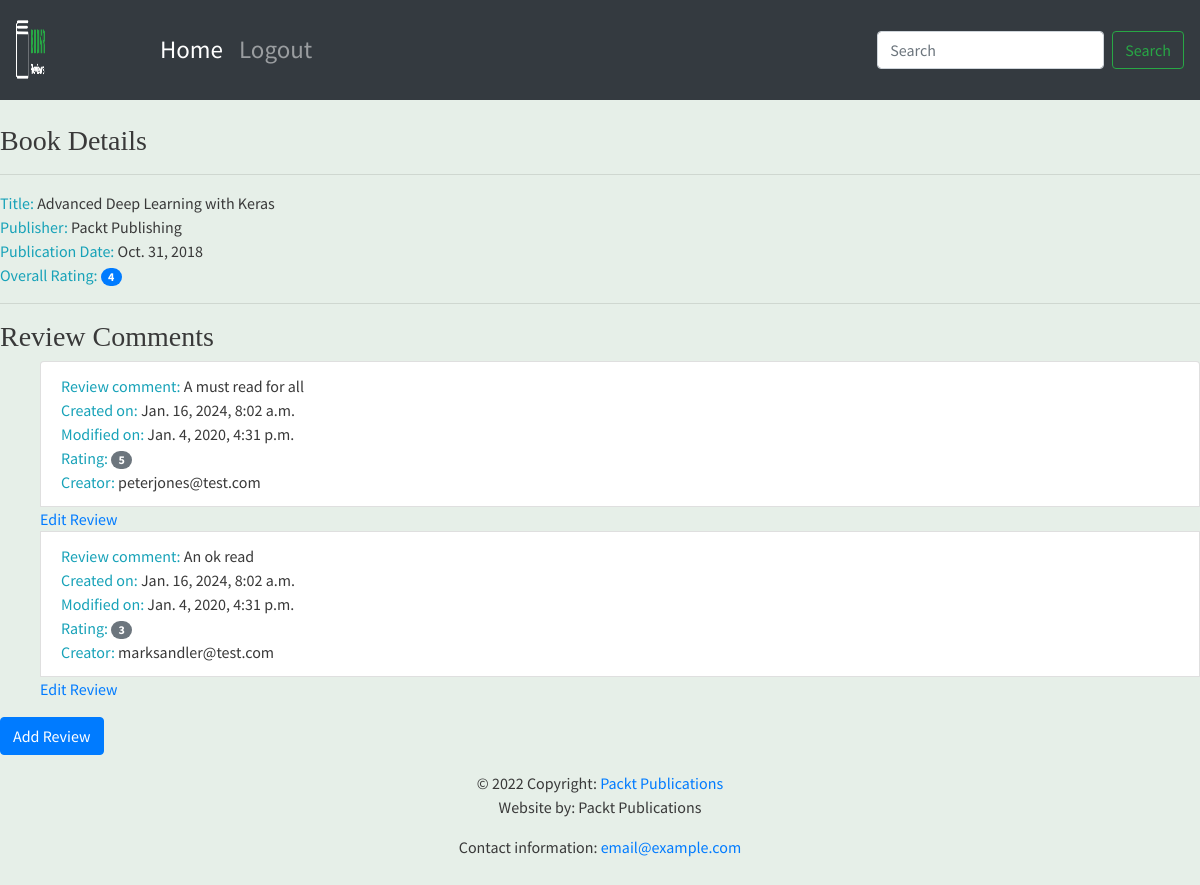
Page /books/1/ on the committed database.
### reviews/models.py (models this page shows, shortened)
class Book(models.Model):
    objects = None
    title = models.CharField(max_length=70, help_text="The title of the book.")
    publication_date = models.DateField(verbose_name="Date the book was published.")
    isbn = models.CharField(max_length=20, verbose_name="ISBN number of the book.")
    publisher = models.ForeignKey(Publisher, on_delete=models.CASCADE)
    contributors = models.ManyToManyField('Contributor', through="BookContributor")
    cover = models.ImageField(null=True, blank=True, upload_to="book_covers/")
    sample = models.FileField(null=True, blank=True, upload_to="book_samples/")

class Publisher(models.Model):
    name = models.CharField(max_length=50, help_text="The name of the Publisher.")
    website = models.URLField(help_text="The Publisher's website.")
    email = models.EmailField(help_text="The Publisher's email address.")
    def __str__(self):
        return self.name

class Review(models.Model):
    objects = None
    content = models.TextField(help_text="The Review text.")
    rating = models.IntegerField(help_text="The rating the reviewer has given.")
    date_created = models.DateTimeField(
        auto_now_add=True,
        help_text="The date and time the review was created.")
    date_edited = models.DateTimeField(
        null=True,
        help_text="The date and time the review was last edited.")
    creator = models.ForeignKey(
        auth.get_user_model(),
        on_delete=models.CASCADE)
    book = models.ForeignKey(
        Book,
        on_delete=models.CASCADE,
        help_text="The Book that this review is for.")

### reviews/views.py (the view)
# urls.py: path('books/<int:id>/', views.book_detail, name='book_detail'),
def book_detail(request, id):
    book = get_object_or_404(Book, pk=id)
    reviews = book.review_set.all()
    if reviews:
        book_rating = average_rating([review.rating for review in reviews])
        context = {"book": book, "book_rating": book_rating, "reviews": reviews}
    else:
        context = {"book": book, "book_rating": None, "reviews": None}
    return render(request, "reviews/book_detail.html", context)

### reviews/utils.py (called while the page is built)
def average_rating(rating_list):
 if not rating_list:
  return 0
 return round(sum(rating_list) / len(rating_list))

### reviews/templates/reviews/book_detail.html
{% extends 'reviews/base.html' %}
{% block content %}
      <br>
      <h3>Book Details</h3>
      <hr>
      <span class="text-info">Title: </span> <span>{{ book.title }}</span>
      <br>
      <span class="text-info">Publisher: </span><span>{{ book.publisher }}</span>
      <br>
      <span class="text-info">Publication Date: </span><span>{{ book.publication_date }}</span>
      <br>
      {% if not reviews %}
            <hr>
            <h3>Be the first one to write a review.</h3>
      {% else %}
            <span class="text-info">Overall Rating: </span><span class="badge badge-primary badge-pill">{{ book_rating }}</span>
            <br>
            <hr>
            <h3>Review Comments</h3>
            <ul>
            {% for review in reviews %}
                  <li class="list-group-item">
                        <span class="text-info">Review comment: </span> <span>{{ review.content }}</span>
                        <br>
                        <span class="text-info">Created on: </span><span>{{ review.date_created }}</span>
                        <br>
                        <span class="text-info">Modified on: </span><span>{{ review.date_edited }}</span>
                        <br>
                        <span class="text-info">Rating: </span><span class="badge badge-secondary badge-pill">{{ review.rating }}</span>
                        <br>
                        <span class="text-info">Creator: </span><span>{{ review.creator.username }}</span>
                        <br>
                  </li>
                  <a href="{% url 'review_edit' book.pk review.pk %}">Edit Review</a>
            {% endfor %}
            </ul>
      {% endif %}
      <a class="btn btn-primary" href="{% url 'review_create' book.pk %}">Add Review</a>
{% endblock %}

### reviews/templates/reviews/base.html
{% extends 'base.html' %}
{% load static %}
{% block brand %}<img style="width: 25%" src="{% static 'reviews/logo.png' %}">
{% endblock %}

### templates/base.html (shortened to what this page needs)
<!doctype html>
{% load static %}
<html lang="en">
  <head>
    <link rel="stylesheet" href="https://stackpath.bootstrapcdn.com/bootstrap/4.4.1/css/bootstrap.min.css">
    <link rel="stylesheet" href="https://cdnjs.cloudflare.com/ajax/libs/font-awesome/4.7.0/css/font-awesome.min.css">
    <link rel="stylesheet" href="{% static 'main.css' %}">
  </head>
  <body>
        <nav class="navbar navbar-expand-sm navbar-dark bg-dark sticky-top">
          <a class="navbar-brand" href="/">{% block brand %}<img src="{% static 'logo.png' %}">{% endblock %}</a>
          <div class="collapse navbar-collapse" id="navbarSupportedContent">
            <ul class="navbar-nav mr-auto">
              <li class="nav-item active">
                <a class="nav-link" href="/books/">Home <span class="sr-only">(current)</span></a>
              </li>
              <li class="nav-item">
                <a class="nav-link" href="#">Logout</a>
              </li>
            </ul>
            <form action="{% url 'book_search' %}" class="form-inline my-2 my-lg-0">
              <input class="form-control mr-sm-2" type="search" placeholder="Search" aria-label="Search" name="search" value="{{ search_text }}" minlength="3">
              <button class="btn btn-outline-success my-2 my-sm-0" type="submit">Search</button>
            </form>
          </div>
        </nav>
         {% block content %}{% endblock %}
  <footer class="page-footer font-small blue">
    <div class="footer-copyright text-center py-3">&copy; 2022 Copyright:
      <a href="https://www.packtpub.com"> Packt Publications</a>
      <p>Website by: Packt Publications</p>
      <p>Contact information: <a href="mailto:email@example.com">email@example.com</a></p>
    </div>
  </footer>
  </body>
</html>

### static/main.css (style rules this page uses)
.navbar { min-height: 100px; font-size: 25px; }
.navbar-brand { font-size: 25px; }
.navbar-brand > img { height: 60px; }
body { font-family: 'Source Sans Pro', sans-serif; background-color: #e6efe8; color: #393939; }
h1, h2, h3, h4, h5, h6 { font-family: 'Libre Baskerville', serif; }

### rows in the picture
Book: title "Advanced Deep Learning with Keras", publisher "Packt Publishing", publication_date "Oct. 31, 2018"
Review: content "A must read for all", date_created "Jan. 16, 2024, 8:02 a.m.", date_edited "Jan. 4, 2020, 4:31 p.m.", rating "5", creator.username "peterjones@test.com"
Review: content "An ok read", date_created "Jan. 16, 2024, 8:02 a.m.", date_edited "Jan. 4, 2020, 4:31 p.m.", rating "3", creator.username "marksandler@test.com"

### other values in the picture
{{ book_rating }} "4"
